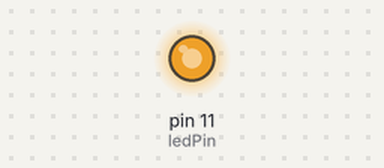
Simulated run of this sketch. Board: Arduino Uno, built with avr-gcc and run on an emulated ATmega328P. Shown: output pins drawn as LEDs (lit = HIGH). Random numbers use the default seed unless the sketch sets one.

Above: at 5.93 s.
At 13.1 s:
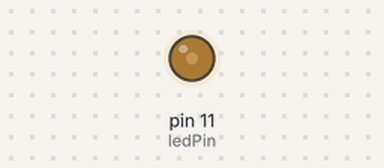
At 20.67 s:
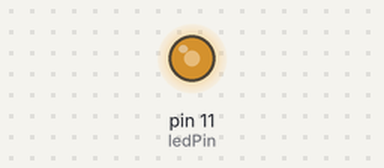
At 34.25 s:
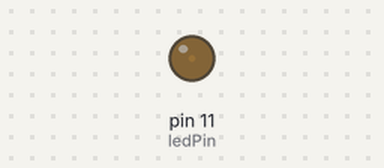
Timing chart, 0 to 40.0 s (numbered marks = the images above):
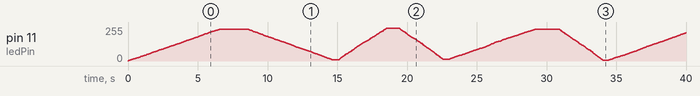

The sketch:

VarioGuirlande.ino
```cpp
//-----------------------------------------------------------
//
//                Variateur de tension aléatoire
//   utilisé pour l'éclairage d'un guirlande led d'intérieur
//
//-----------------------------------------------------------
// EpixFr - Juin 2018
// Version : 1.1
//-----------------------------------------------------------

//Initialisation des variables
int ledPin = 11;     // La guirlande de LED est connectée à la broche 11
int randLuxMini = 0; // Initialisation de l'éclairage mini
int randLuxMax;      // Eclairage maxi
int LuxValue;        // Eclairage en cours
int randTempo;       // Tempo entre 2 changements d'éclairage
int randPas;         // Pas d'incrémentation

void setup() {
  // Initialisation de la séquence aléatoire
  randomSeed(analogRead(0));
  //Initialisation led à zéro
  analogWrite(ledPin, 0);
}

void loop() {

  //Initialisation Tempo éclairage Max
  int randTempoPlus = random(5,20)*100;
  //Initialisation Tempo éclairage Mini
  int randTempoMoins = random(3,6)*100;

  /* ------------  Augmentation  ----------- */

  // Initialisation Eclairage max
  randLuxMax = random(180,255);
  // Initialisation pas d'incrémentation
  randPas = random(1,3);

  // Boucle augmentation de l'éclairage du mini au maxi
  for (LuxValue = randLuxMini ; LuxValue <= randLuxMax; LuxValue += randPas) {
     analogWrite(ledPin, LuxValue);
    //Attente entre chaque changement pris aléatoirement
    randTempo = random(2,10)*5;
    delay(randTempo);
  }
  // Tempo éclairage max
  delay(randTempoPlus);

  /* ------------  Diminution  ----------- */

  // Initialisation Eclairage mini
  randLuxMini = random(0,15);
  // Initialisation pas d'incrémentation
  randPas = random(1,3);

  // Boucle diminution de l'éclairage du maxi au mini
  for (LuxValue = randLuxMax ; LuxValue >= randLuxMini; LuxValue -= randPas) {
    analogWrite(ledPin, LuxValue);
    //Attente entre chaque changement pris aléatoirement
    randTempo = random(2,10)*5;
    delay(randTempo);
  }
  // Tempo éclairage mini
  delay(randTempoMoins);
}
```
